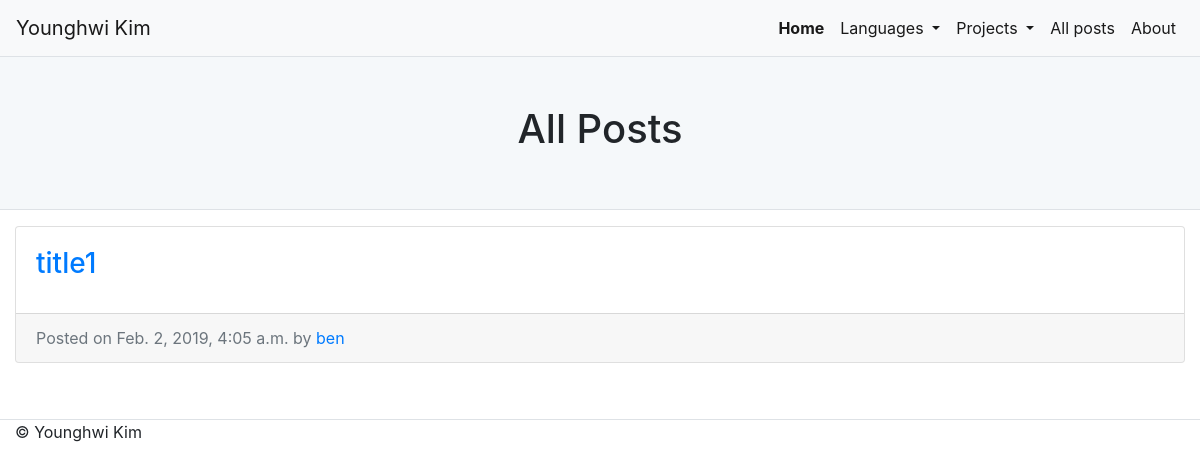
The app's page /article/, older data.
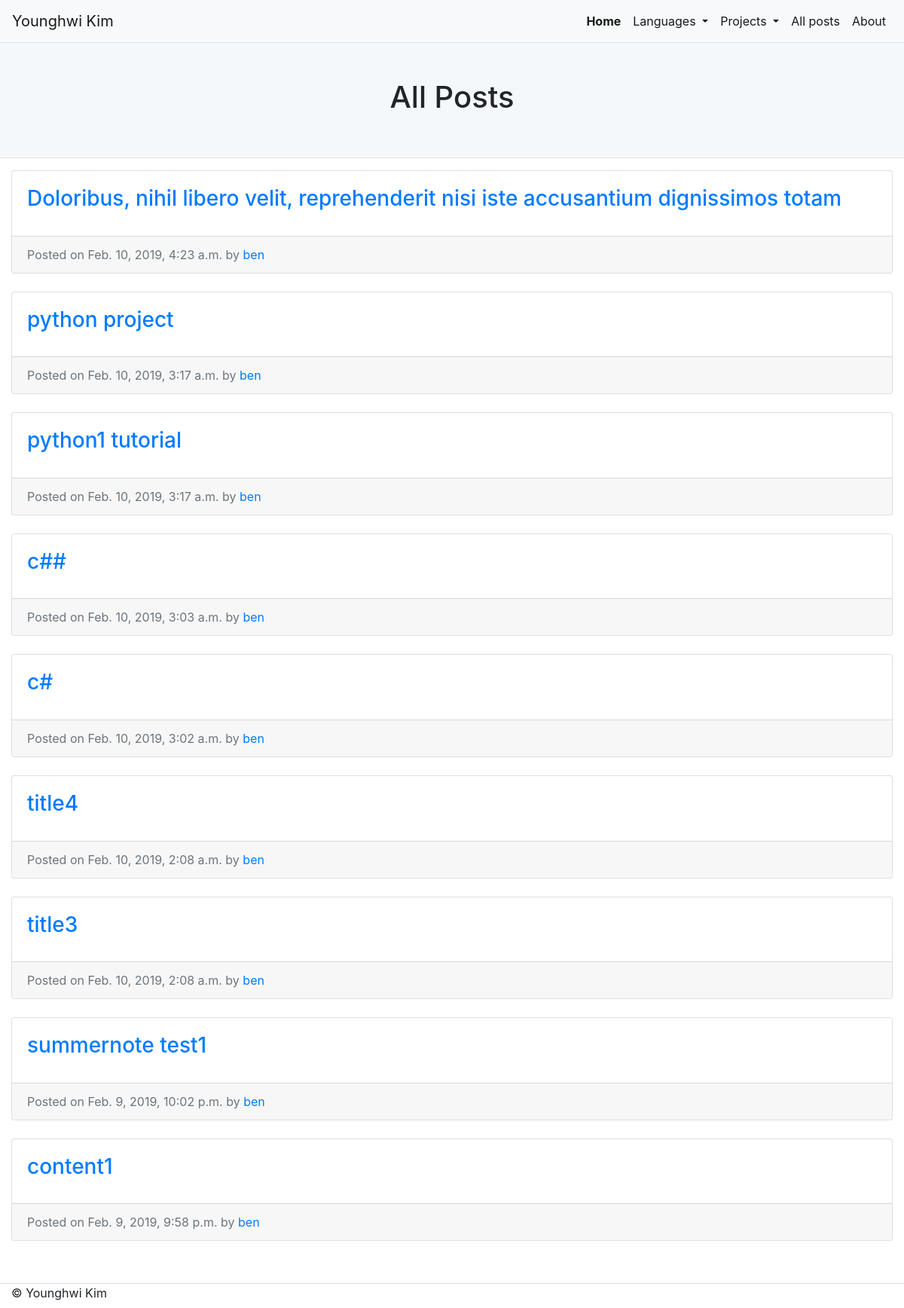
The same page, newer data.
### blog/models.py (models this page shows, shortened)
class Post(models.Model):
    author = models.ForeignKey(
        settings.AUTH_USER_MODEL, on_delete=models.CASCADE)
    title = models.CharField(max_length=200)
    content = models.TextField()
    created_date = models.DateTimeField(default=timezone.now)
    published_date = models.DateTimeField(blank=True, null=True)
    languages = models.ForeignKey(Languages, on_delete=models.CASCADE)
    categories = models.ForeignKey(Categories, on_delete=models.CASCADE)

### blog/views.py (the view)
# urls.py: path('article/', views.article, name='blog-article'),
def article(request):
    allPost = Post.objects.all().order_by('-created_date')
    context = {'posts': allPost, 'categories': "All Posts"}
    return render(request, 'blog/lists.html', context)

### blog/templates/blog/lists.html (shortened to what this page needs)
{% extends "blog/base.html" %}
{% block content %}
<div class="container-fluid p-0">
    <div class="p-0 bg-skyblue border-bottom" style="background-color:#F5F8FA">
        <header class="row p-5 justify-content-center">
            <div class=" col col-lg-12 col-sm-12 col-12 bd-highlight text-center">
                <h1> {{ languages }} {{ categories }} </h1>
            </div>
        </header>
    </div>
</div>
<div class="container-fluid">
    {% for post in posts %}
    <div class="row">
        <div class="col-12 col-sm-12 col-lg-12">
            <div class="card mt-3 mb-2">
                <div class="card-body">
                    <a href="{% url 'blog-detail' pk=post.pk %}">
                        <h3 class="card-title">{{ post.title }}</h3>
                    </a>
                </div>
                <div class="card-footer text-muted">
                    Posted on {{ post.created_date }} by
                    <a href="#">{{ post.author }}</a>
                </div>
            </div>
        </div>
    </div>
    {% endfor %}
</div>
{% endblock content %}

### blog/templates/blog/base.html (shortened to what this page needs)
{% load static %}
<!DOCTYPE html>
<html lang="en">
<head>
    <link rel="stylesheet" href="https://stackpath.bootstrapcdn.com/bootstrap/4.2.1/css/bootstrap.min.css"
>
    <link rel="stylesheet" type="text/css" href="{% static 'blog/base.css' %}">
</head>
<body>
    <div class="container-fluid p-0">
        <nav class="navbar navbar-expand-lg navbar-light bg-light border-bottom">
            <a class="navbar-brand" href="{% url 'blog-home' %}">Younghwi Kim</a>
            <div class="collapse navbar-collapse" id="navbarSupportedContent">
                <ul class="navbar-nav ml-auto">
                    <li class="nav-item active font-weight-bold">
                        <a class="nav-link" href="{% url 'blog-home' %}">Home <span class="sr-only">(current)</span></a>
                    </li>
                    <li class="nav-item dropdown active bold">
                        <a class="nav-link dropdown-toggle" href="#" id="navbarDropdown" role="button" data-toggle="dropdown"
                            aria-haspopup="true" aria-expanded="false">
                            Languages
                        </a>
                    </li>
                    <li class="nav-item dropdown active">
                        <a class="nav-link dropdown-toggle" href="#" id="navbarDropdown" role="button" data-toggle="dropdown"
                            aria-haspopup="true" aria-expanded="false">
                            Projects
                        </a>
                    </li>
                    <li class="nav-item active">
                        <a class="nav-link" href="{% url 'blog-article' %}">All posts <span class="sr-only">(current)</span></a>
                    </li>
                    <li class="nav-item active">
                        <a class="nav-link" href="#">About <span class="sr-only">(current)</span></a>
                    </li>
                </ul>
            </div>
        </nav>
    </div>
    {% block content %}
    {% endblock%}
    <div class="container-fluid border-top mt-5 mb-2">
        <div class="row">
            <div class="col-lg-12">
                &copy; Younghwi Kim
            </div>
        </div>
    </div>
</body>
</html>

Row changes from the older to the newer data that the page shows:
removed Post: title "title1", created_date "Feb. 2, 2019, 4:05 a.m.", author "ben"
added Post: title "Doloribus, nihil libero velit, reprehenderit nisi iste accusantium dignissimos totam", created_date "Feb. 10, 2019, 4:23 a.m.", author "ben"
added Post: title "python project", created_date "Feb. 10, 2019, 3:17 a.m.", author "ben"
added Post: title "python1 tutorial", created_date "Feb. 10, 2019, 3:17 a.m.", author "ben"
added Post: title "c##", created_date "Feb. 10, 2019, 3:03 a.m.", author "ben"
added Post: title "c#", created_date "Feb. 10, 2019, 3:02 a.m.", author "ben"
added Post: title "title4", created_date "Feb. 10, 2019, 2:08 a.m.", author "ben"
added Post: title "title3", created_date "Feb. 10, 2019, 2:08 a.m.", author "ben"
added Post: title "summernote test1", created_date "Feb. 9, 2019, 10:02 p.m.", author "ben"
added Post: title "content1", created_date "Feb. 9, 2019, 9:58 p.m.", author "ben"
